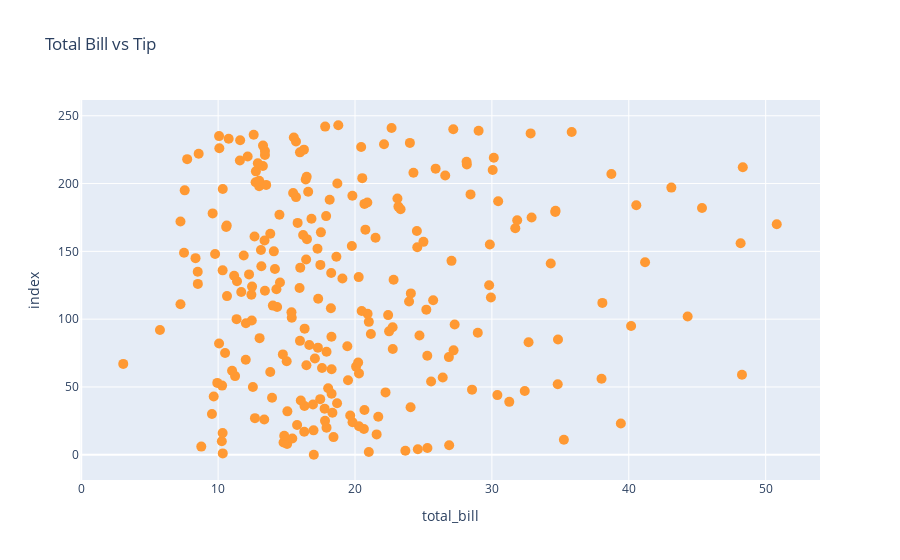

The code cell stored with this chart in its notebook:
### Code cell
import plotly.express as px

# Create a scatter plot using plotly express
fig = px.scatter(tips, x='total_bill', title="Total Bill vs Tip")
fig.update_traces(marker=dict(color='rgba(255, 153, 51, 1.0)', size=10))
fig.show()

### Figure 1 — Plotly figure (JSON) as saved in the notebook; plotly's stock layout.template omitted (floating-point values rounded to 4 significant figures; data arrays with more than 128 entries replaced by an {"elided": "..."} marker saying what was removed)
{"data": [{"hovertemplate": "total_bill=%{x}<br>index=%{y}<extra></extra>", "legendgroup": "", "marker": {"color": "rgba(255, 153, 51, 1.0)", "size": 10, "symbol": "circle"}, "mode": "markers", "name": "", "orientation": "h", "showlegend": false, "type": "scatter", "x": {"elided": "244 float values"}, "xaxis": "x", "y": {"elided": "244 int values"}, "yaxis": "y"}], "layout": {"legend": {"tracegroupgap": 0}, "title": {"text": "Total Bill vs Tip"}, "xaxis": {"anchor": "y", "domain": [0, 1], "title": {"text": "total_bill"}}, "yaxis": {"anchor": "x", "domain": [0, 1], "title": {"text": "index"}}}}
